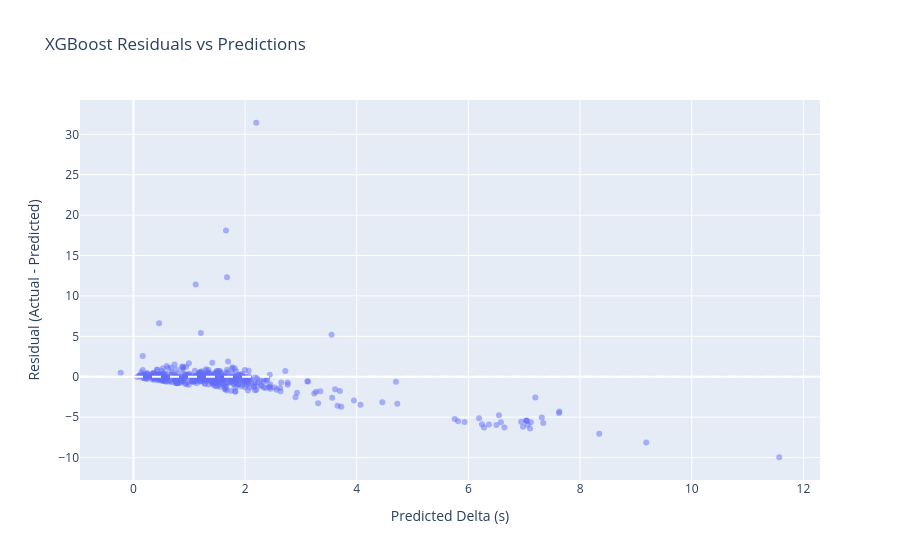

This figure's notebook cell:
### Code cell
# Cell 5 — Residual analysis for the best model (assume XGBoost wins)
from src.models.data_split import load_features, time_based_split
from src.models.train_utils import get_feature_columns, prepare_xy

df = load_features()
train, val, test = time_based_split(df)
feature_cols = get_feature_columns(df)
X_val, y_val = prepare_xy(val, feature_cols)

val = val.copy()
val["Prediction"] = xgb_model.predict(X_val)
val["Residual"] = val["DeltaToFastest_s"] - val["Prediction"]

fig = px.scatter(
    val, x="Prediction", y="Residual",
    title="XGBoost Residuals vs Predictions",
    labels={"Prediction": "Predicted Delta (s)", "Residual": "Residual (Actual - Predicted)"},
    opacity=0.5
)
fig.add_hline(y=0, line_dash="dash", line_color="white")
fig.show()

### Figure 1 — Plotly figure (JSON) as saved in the notebook; plotly's stock layout.template omitted (floating-point values rounded to 4 significant figures; data arrays with more than 128 entries replaced by an {"elided": "..."} marker saying what was removed)
{"data": [{"hovertemplate": "Predicted Delta (s)=%{x}<br>Residual (Actual - Predicted)=%{y}<extra></extra>", "legendgroup": "", "marker": {"color": "#636efa", "opacity": 0.5, "symbol": "circle"}, "mode": "markers", "name": "", "orientation": "v", "showlegend": false, "type": "scatter", "x": {"elided": "458 float values"}, "xaxis": "x", "y": {"elided": "458 float values"}, "yaxis": "y"}], "layout": {"legend": {"tracegroupgap": 0}, "shapes": [{"line": {"color": "white", "dash": "dash"}, "type": "line", "x0": 0, "x1": 1, "xref": "x domain", "y0": 0, "y1": 0, "yref": "y"}], "title": {"text": "XGBoost Residuals vs Predictions"}, "xaxis": {"anchor": "y", "domain": [0, 1], "title": {"text": "Predicted Delta (s)"}}, "yaxis": {"anchor": "x", "domain": [0, 1], "title": {"text": "Residual (Actual - Predicted)"}}}}
